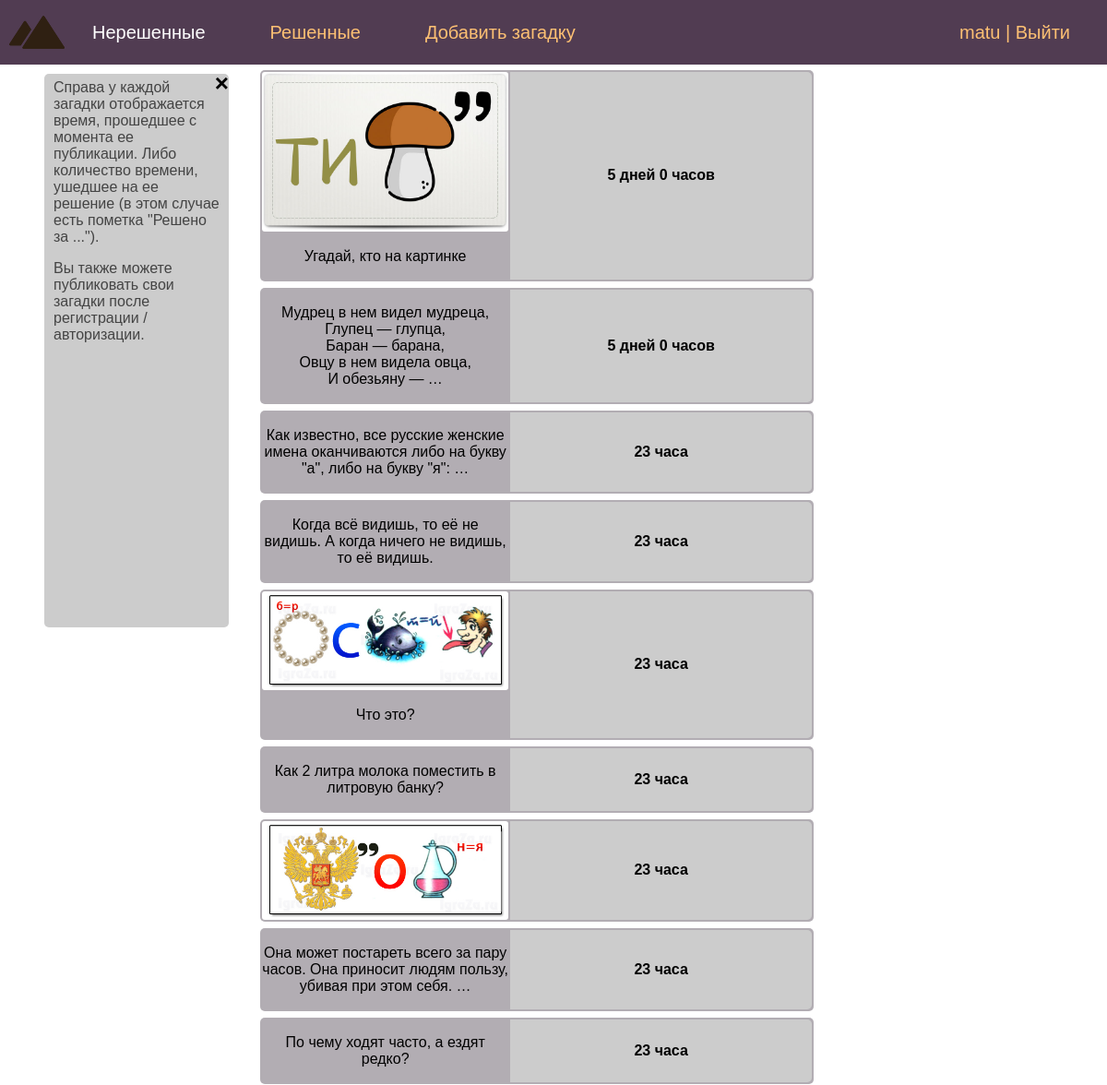
Page /unresolved/ (signed in) on the committed database.
### riddle/models.py (models this page shows, shortened)
class Riddle(models.Model):
	content = models.TextField(null=True, blank=True, verbose_name="Текст загадки") #verbose_name для отображения в админке
	answer = models.CharField(max_length=40, blank=False, verbose_name="Ответ")
	photo = models.ImageField(upload_to="photos/%Y/%m/%d/", blank=True, verbose_name="Фото")
	time_create = models.DateTimeField(auto_now_add=True, verbose_name="Время создания")
	time_update = models.DateTimeField(auto_now=True, verbose_name="Время изменения")
	is_published = models.BooleanField(default=True, verbose_name="Публикация")
	cat = models.ForeignKey('Category', on_delete=models.PROTECT, null=True, verbose_name="Категория", default=1)
	def get_absolute_url(self):
		return reverse('riddle', kwargs={'riddle_id': self.pk}) #используется в шаблоне, чтобы не использовать параметр "url"
	class Meta:
		verbose_name = "Загадка"
		verbose_name_plural = "Загадки"
		ordering = ['time_create', 'content']

### riddle/views.py (the view)
# urls.py: path('unresolved/', unresolved, name='unresolved'),
def unresolved(request):
	riddles = Riddle.objects.filter(cat_id=1)
	context = {'riddles': riddles,
			   'menu': menu,
			   'title': 'Нерешенные',
			   'request_path': str(request.path)[1:-1]}
	return render(request, 'riddle/index.html', context=context)

### riddle/templatetags/riddle_tags.py (called while the page is built)
@register.simple_tag()
def time_diff(time_create, time_update=None):
	def timedelta_to_dhms(duration):
	    days, seconds = duration.days, duration.seconds
	    hours = seconds // 3600
	    return days, hours
	if time_update:
		diff = time_update - time_create
		resp = 'Решено за'
	else:
		diff = datetime.now(timezone.utc) - time_create
		resp = ''
	d, h = timedelta_to_dhms(diff)
	d_t, h_t = int(float(d)), int(float(h))
	if d_t%10 == 1:
		d = str(f'{d} день')
	elif d_t%10 in [2, 3, 4]:
		d = str(f'{d} дня')
	elif d_t == 0:
		d = ''
	else:
		d = str(f'{d} дней')
	if h_t in [1, 21]:
		h = str(f'{h} час')
	elif h_t in [2, 3, 4, 22, 23]:
		h = str(f'{h} часа')
	else:
		h = str(f'{h} часов')
	return resp+'\n'+d+' '+h

### riddle/templates/riddle/index.html
{% extends 'riddle/base.html' %}
{% load riddle_tags %}
{% block content %}
{% for r in riddles %}
	{% if r.cat_id == 1 %}
		{% time_diff time_create=r.time_create as td %}
	{% else %}
		{% time_diff time_create=r.time_create time_update=r.time_update as td%}
	{% endif %}
	<a href="{{ r.get_absolute_url }}">
	<div class="riddle">
	<table class="table-riddle" cellpadding="0" border="0">
	{% if r.photo and r.content %}
		<tr>
			<td class="left-container"><img class="img-riddle list" src="{{r.photo.url}}" alt="Картинка"></td>
			<td class="right-container" rowspan="2"><strong>{{td}}</strong></td>
		</tr>
		<tr>
			<td class="left-container">{{r.content|linebreaks|truncatewords:5}}</td>
		</tr>
	{% elif r.photo and not r.content %}
		<tr>
			<td class="left-container"><img class="img-riddle list" src="{{r.photo.url}}" alt="Картинка"></td>
			<td class="right-container"><strong>{{td}}</strong></td>
		</tr>
	{% else %}
		<tr>
			<td class="left-container">{{r.content|linebreaks|truncatewords:15}}</td>
			<td class="right-container"><strong>{{td}}</strong></td>
		</tr>
	{% endif %}
	</table>
	</div>
	</a>
{% endfor %}
	<div class="sidebar">
		<span class="closebtn" onclick="this.parentElement.style.display='none';">&times;</span>
		<p>Справа у каждой загадки отображается время, прошедшее с момента ее публикации. Либо количество времени, ушедшее на ее решение (в этом случае есть пометка "Решено за ...").</p>
		<p>Вы также можете публиковать свои загадки после регистрации / авторизации.</p>
	</div>
{% endblock %}

### riddle/templates/riddle/base.html (shortened to what this page needs)
{% load static %}
<!DOCTYPE html>
<html>
	<head>
		<link rel="stylesheet" type="text/css" href="{% static 'riddle/css/style.css' %}">
	</head>
	<body>
		<div class="header">
		<table class="table-page" border=0 cellpadding="0" cellspacing="0">
			<tr>
				<td valign=top>
				{% block mainmenu %}
					<ul id="mainmenu" class="mainmenu">
						<li class="logo"><a href="{% url 'home' %}"><div class="logo"></div></a></li>
				{% for m in menu %}
					{% if not request.user.is_authenticated and m.url_name == "addriddle" %}
					{% else %}
						{% if m.url_name == request_path %}
						<li class="selected">{{m.title}}</li>
						{% else %}
						<li><a href="{% url m.url_name %}">{{m.title}}</a></li>
						{% endif %}
					{% endif %}
				{% endfor %}
					{% if request.user.is_authenticated %}
						<li class="last">{{ user.username }} | <a href="{% url 'logout' %}">Выйти</a></li>
					{% else %}
						<li class="last"><a href="{% url 'register' %}">Регистрация</a> | <a href="{% url 'login' %}">Войти</a></li>
					{% endif %}
					</ul>
				{% endblock mainmenu %}
				</td>
			</tr>
		</table>
		</div>
		<div class="content">
		{% block content %}
		{% endblock content %}
		</div>
	</body>
</html>

### riddle/static/riddle/css/style.css (style rules this page uses)
html, body { font-family: 'Arial'; margin: 0; padding: 0; height: 100%; width: 100%; color: #444; }
.header { background: #513c52; height: 70px; position: sticky; top: 0; }
.logo { background: url('../images/icon.svg') no-repeat 10px 5px; width: 70px; height: 60px; }
ul.mainmenu { list-style: none; margin: 0; padding: 0; height: 60px; color: #fdc073; font-size: 20px; overflow: hidden; }
ul.mainmenu li { float: left; margin: 24px 40px 0 30px; }
ul.mainmenu li.logo { margin: 0; }
ul.mainmenu li.last { float: right; }
ul.mainmenu li a { color: #fdc073; text-decoration: none; }
ul.mainmenu li.selected { color: #fff }
.table-page { width: 100%; height: 100%; vertical-align: top; }
div.content { padding: 0 0 7% 0; width: 50%; height: 100%; margin: 0 0 0 25%; }
div.riddle { display: inline-block; margin: 1% 1% -0.5% -3%; width: 100%; height: auto; background: #b2adb3; color: black; border-radius: 5px; }
table.table-riddle { border: 0px; width: 100%; height: auto; }
.left-container { width: 45%; text-align: center; height: auto; border-radius: 5px; }
.right-container { width: auto; margin-left: 45%; text-align: center; background: #ccc; border-top-right-radius: 5px; border-bottom-right-radius: 5px; }
img.img-riddle.list { width: 100%; height: auto; border-radius: 3px; }
img.img-riddle { max-width: 400px; height: auto; float: left; padding: 0 0 0 0; border-radius: 5px; }
.sidebar { border-style: 1px solid; width: 200px; position: fixed; top: 80px; left: 4%; height: 51%; background-color: #ccc; border-radius: 5px; }
.sidebar p { padding-left: 10px; margin-top: 6px; padding-right: 8px; }
.closebtn { margin-left: 15px; color: black; font-weight: bold; float: right; font-size: 26px; line-height: 20px; cursor: pointer; transition: 0.3s; }

### rows in the picture
Riddle: photo (picture), td "5 дней 0 часов", content "Угадай, кто на картинке"
Riddle: content "Мудрец в нем видел мудреца, Глупец — глупца, Баран — барана, Овцу в нем видела овца, И обезьяну — …", td "5 дней 0 часов"
Riddle: content "Как известно, все русские женские имена оканчиваются либо на букву \"а\", либо на букву \"я\": …", td "23 часа"
Riddle: content "Когда всё видишь, то её не видишь. А когда ничего не видишь, то её видишь.", td "23 часа"
Riddle: photo (picture), td "23 часа", content "Что это?"
Riddle: content "Как 2 литра молока поместить в литровую банку?", td "23 часа"
Riddle: photo (picture), td "23 часа"
Riddle: content "Она может постареть всего за пару часов. Она приносит людям пользу, убивая при этом себя. …", td "23 часа"
Riddle: content "По чему ходят часто, а ездят редко?", td "23 часа"

### other values in the picture
{{ m.title }} "Нерешенные"
{{ m.title }} "Решенные" "Добавить загадку"
{{ user.username }} "matu"
